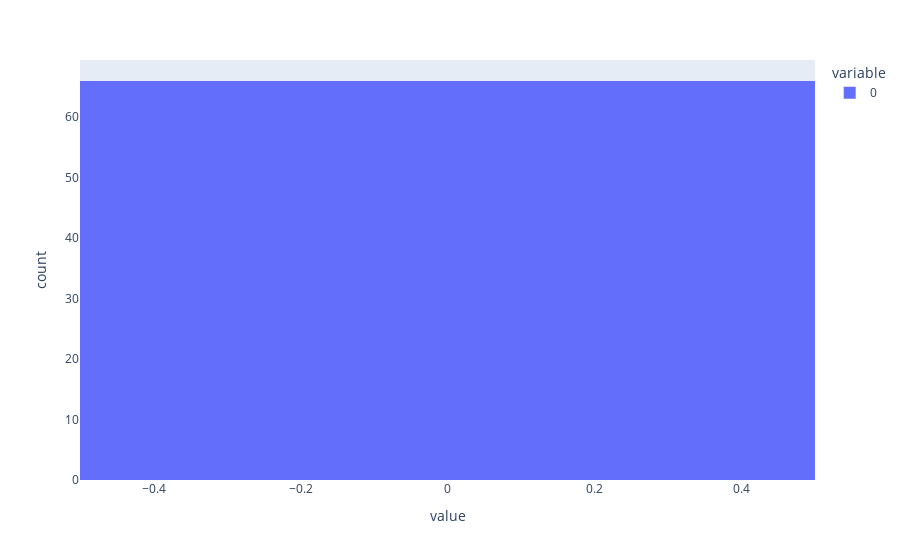

The cell this chart's notebook holds for it:
### Code cell
r.icrfs._ProcessVarUBE().hist()

### Figure 1 — Plotly figure (JSON) as saved in the notebook; plotly's stock layout.template omitted (floating-point values rounded to 4 significant figures)
{"data": [{"alignmentgroup": "True", "bingroup": "x", "hovertemplate": "variable=0<br>value=%{x}<br>count=%{y}<extra></extra>", "legendgroup": "0", "marker": {"color": "#636efa", "pattern": {"shape": ""}}, "name": "0", "offsetgroup": "0", "orientation": "v", "showlegend": true, "type": "histogram", "x": [0, 0, 0, 0, 0, 0, 0, 0, 0, 0, 0, 0, 0, 0, 0, 0, 0, 0, 0, 0, 0, 0, 0, 0, 0, 0, 0, 0, 0, 0, 0, 0, 0, 0, 0, 0, 0, 0, 0, 0, 0, 0, 0, 0, 0, 0, 0, 0, 0, 0, 0, 0, 0, 0, 0, 0, 0, 0, 0, 0, 0, 0, 0, 0, 0, 0], "xaxis": "x", "yaxis": "y"}], "layout": {"barmode": "relative", "legend": {"title": {"text": "variable"}, "tracegroupgap": 0}, "margin": {"t": 60}, "xaxis": {"anchor": "y", "domain": [0, 1], "title": {"text": "value"}}, "yaxis": {"anchor": "x", "domain": [0, 1], "title": {"text": "count"}}}}
